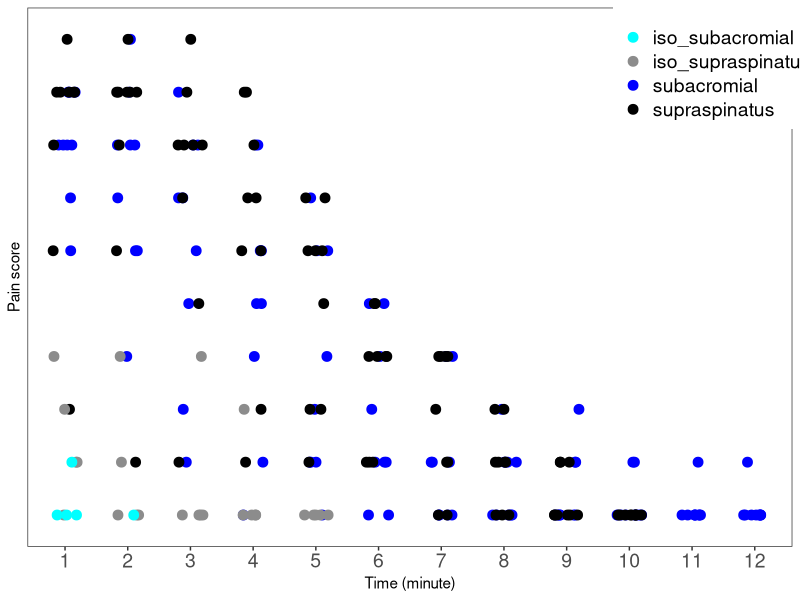
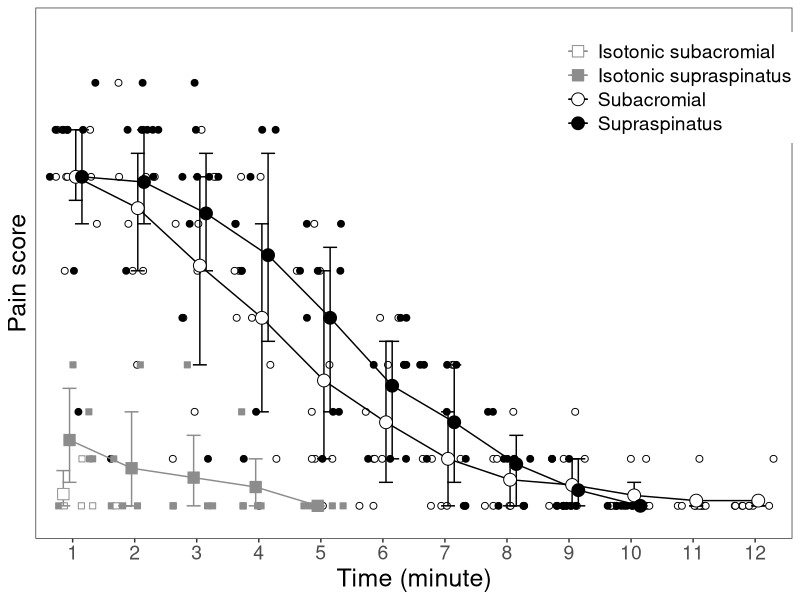
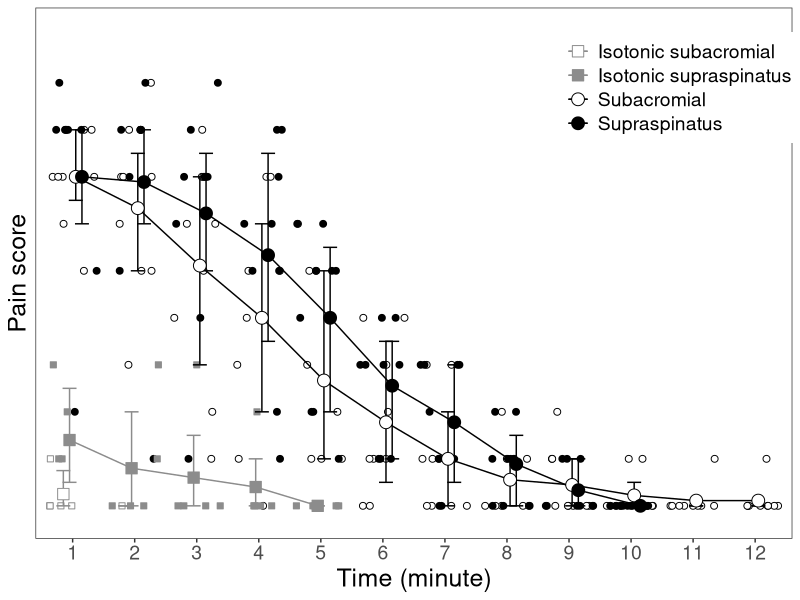

These figures' R source, in order:
# Remove comments and run following lines if packages are not installed
#install.packages("reshape2")
#install.packages("ggplot2") 

# Load libraries
library(reshape2)
library(ggplot2)
library(plyr)

# Set current working directory
setwd('/home/joanna/Dropbox/Projects/shoulderPain/doc/ms/S1 File')

# Read in CSV file, assign values to dataframe `df`
df <- read.csv('160412_nrs.csv', header=TRUE, sep=',')

# Reshape dataframe with melt() so data are in long format
df <- melt(df, id.vars=c('subject', 'site'))

# Rename long format identifier as `time`
names(df)[names(df)=="variable"] <- "time"

# Rename levels of factors of `time` variable
levels(df$time)[levels(df$time) == c("X1", "X2", "X3", "X4", "X5", "X6", 
                                     "X7", "X8", "X9", "X10", "X11", "X12"
                                     )] <- c("1", "2", "3", "4", "5", "6", 
                                             "7", "8", "9", "10", "11", "12")

# Change factor variables (time) to continuous
as.numeric(levels(df$time))[df$time]

# Get mean, sd of pain for each site at each time point
ds <- ddply(df, na.rm=T, .(time, site), summarise, mean=mean(value), sd=sd(value), 
            median=median(value,na.rm=T), qt25=quantile(value,0.25,type=6,na.rm=T), qt75=quantile(value,0.75,type=6,na.rm=T))

# Plot raw pain scores on time for each subject, add jitter to x-axis values
ggplot(data=df, aes(y=df$value, x=df$time)) + 
  # set x- and y-axis labels
  labs(x="Time (minute)", y="Pain score") +
  # set colours for `subacromial`, `supraspinatus` factor levels
  scale_colour_manual(name="", values=c("cyan", "grey55", "blue", "black")) +
  # define geometry: plot each values as a point, set plot aesthetics and jitter
  geom_point(aes(x=df$time, colour=df$site), size=3, position=position_jitter(width=0.2,height=0)) +
  # set y-axis ticks
  scale_y_discrete(breaks=c("0", "1", "2", "3", "4", "5", "6",  "7", "8", "9")) + 
  # set theme as black-white
  theme_bw() + 
  # set parameters of theme
  theme(
    axis.text=element_text(size=14),
    legend.text=element_text(size=14),
    # position legend at 90% of x- and y-axis length
    legend.position=c(0.9, 0.9),
    legend.key=element_blank(),
    panel.grid.major=element_blank(),
    panel.grid.minor=element_blank()
  ) 

rep = replicate(12, c("cyan", "grey55", "blue", "black"))

# Plot raw and summary data of pain scores
set.seed(1)
legend_point_fill <- c("white", "gray55", "white", "black")
geom_point_fill <- c("gray55", "gray55", "black", "black")
fig <- ggplot() + 
  # raw data
  labs(x="Time (minute)", y="Pain score") +
  geom_point(data=df, aes(y=value, x=time, colour=df$site, fill=df$site, shape=df$site), size=2, position=position_jitter(width=0.4,height=0)) +
  scale_shape_manual(values=c(22, 22, 21, 21), guide=FALSE) + 
  scale_colour_manual(name="", values=geom_point_fill) +
  scale_fill_manual(values=legend_point_fill) + 
  guides(fill=FALSE) +
  coord_cartesian(ylim=c(-0.1, 10)) + 
  scale_y_discrete(breaks=c("0", "1", "2", "3", "4", "5", "6",  "7", "8", "9", "10")) + 
  theme_bw() + 
  theme(
    axis.text=element_text(size=14),
    legend.text=element_text(size=14),
    # position legend at 80% of x- and y-axis length
    legend.position=c(0.85, 0.85),
    legend.title=element_blank(),
    legend.key=element_blank(),
    panel.grid.major=element_blank(),
    panel.grid.minor=element_blank(), 
    text=element_text(size=18)) + 
  # summary data
  # geom_errorbar(data=ds, aes(x=time, y=mean, ymin=mean-sd, ymax=mean+sd, color=ds$site), position=position_dodge(width=0.4)) + 
  geom_errorbar(data=ds, aes(x=time, y=median, ymin=qt25, ymax=qt75, color=ds$site), position=position_dodge(width=0.4)) + 
  geom_line(data=ds, aes(x=time, y=mean, group=site, colour=ds$site), position=position_dodge(width=0.4)) +
  geom_point(data=ds, aes(x=time, y=mean, colour=ds$site, fill=ds$site, shape=ds$site), size=4, position=position_dodge(width=0.4)) + 
  scale_color_manual(labels = c("Isotonic subacromial", "Isotonic supraspinatus", "Subacromial", "Supraspinatus"), 
                     values=geom_point_fill) + 
  scale_shape_manual(values=c(22, 22, 21, 21), guide=FALSE) + 
  scale_fill_manual(values=legend_point_fill) +
  guides(col=guide_legend(override.aes=list(shape=c(22, 22, 21, 21), fill=legend_point_fill)))
print(fig)
# save figure
png(filename="Fig 3.png", width=11, height=7, units='in', res=300)
plot(fig)
dev.off()
